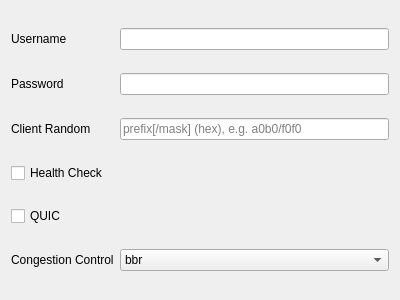
<?xml version="1.0" encoding="UTF-8"?>
<ui version="4.0">
 <class>EditTrustTunnel</class>
 <widget class="QWidget" name="EditTrustTunnel">
  <property name="geometry">
   <rect>
    <x>0</x>
    <y>0</y>
    <width>400</width>
    <height>300</height>
   </rect>
  </property>
  <property name="windowTitle">
   <string notr="true">Form</string>
  </property>
  <layout class="QGridLayout" name="gridLayout">
   <item row="1" column="0">
    <widget class="QLabel" name="label_2">
     <property name="text">
      <string>Password</string>
     </property>
    </widget>
   </item>
   <item row="2" column="0">
    <widget class="QLabel" name="label_4">
     <property name="text">
      <string>Client Random</string>
     </property>
    </widget>
   </item>
   <item row="2" column="1">
    <widget class="QLineEdit" name="client_random">
     <property name="toolTip">
      <string>TLS ClientHello random prefix required by the server's client_random_prefix rule; not compatible with ECH or REALITY</string>
     </property>
     <property name="placeholderText">
      <string>prefix[/mask] (hex), e.g. a0b0/f0f0</string>
     </property>
    </widget>
   </item>
   <item row="3" column="0">
    <widget class="QCheckBox" name="health_check">
     <property name="text">
      <string>Health Check</string>
     </property>
    </widget>
   </item>
   <item row="0" column="1">
    <widget class="QLineEdit" name="username"/>
   </item>
   <item row="1" column="1">
    <widget class="QLineEdit" name="password"/>
   </item>
   <item row="0" column="0">
    <widget class="QLabel" name="label">
     <property name="text">
      <string>Username</string>
     </property>
    </widget>
   </item>
   <item row="5" column="1">
    <widget class="QComboBox" name="congestion_control">
     <item>
      <property name="text">
       <string>bbr</string>
      </property>
     </item>
     <item>
      <property name="text">
       <string>cubic</string>
      </property>
     </item>
     <item>
      <property name="text">
       <string>reno</string>
      </property>
     </item>
     <item>
      <property name="text">
       <string>bbr_standard</string>
      </property>
     </item>
     <item>
      <property name="text">
       <string>bbr2</string>
      </property>
     </item>
     <item>
      <property name="text">
       <string>bbr_variant</string>
      </property>
     </item>
    </widget>
   </item>
   <item row="5" column="0">
    <widget class="QLabel" name="label_3">
     <property name="text">
      <string>Congestion Control</string>
     </property>
    </widget>
   </item>
   <item row="4" column="0">
    <widget class="QCheckBox" name="quic">
     <property name="text">
      <string>QUIC</string>
     </property>
    </widget>
   </item>
  </layout>
 </widget>
 <tabstops>
  <tabstop>username</tabstop>
  <tabstop>password</tabstop>
  <tabstop>client_random</tabstop>
  <tabstop>health_check</tabstop>
  <tabstop>quic</tabstop>
  <tabstop>congestion_control</tabstop>
 </tabstops>
 <resources/>
 <connections/>
</ui>
